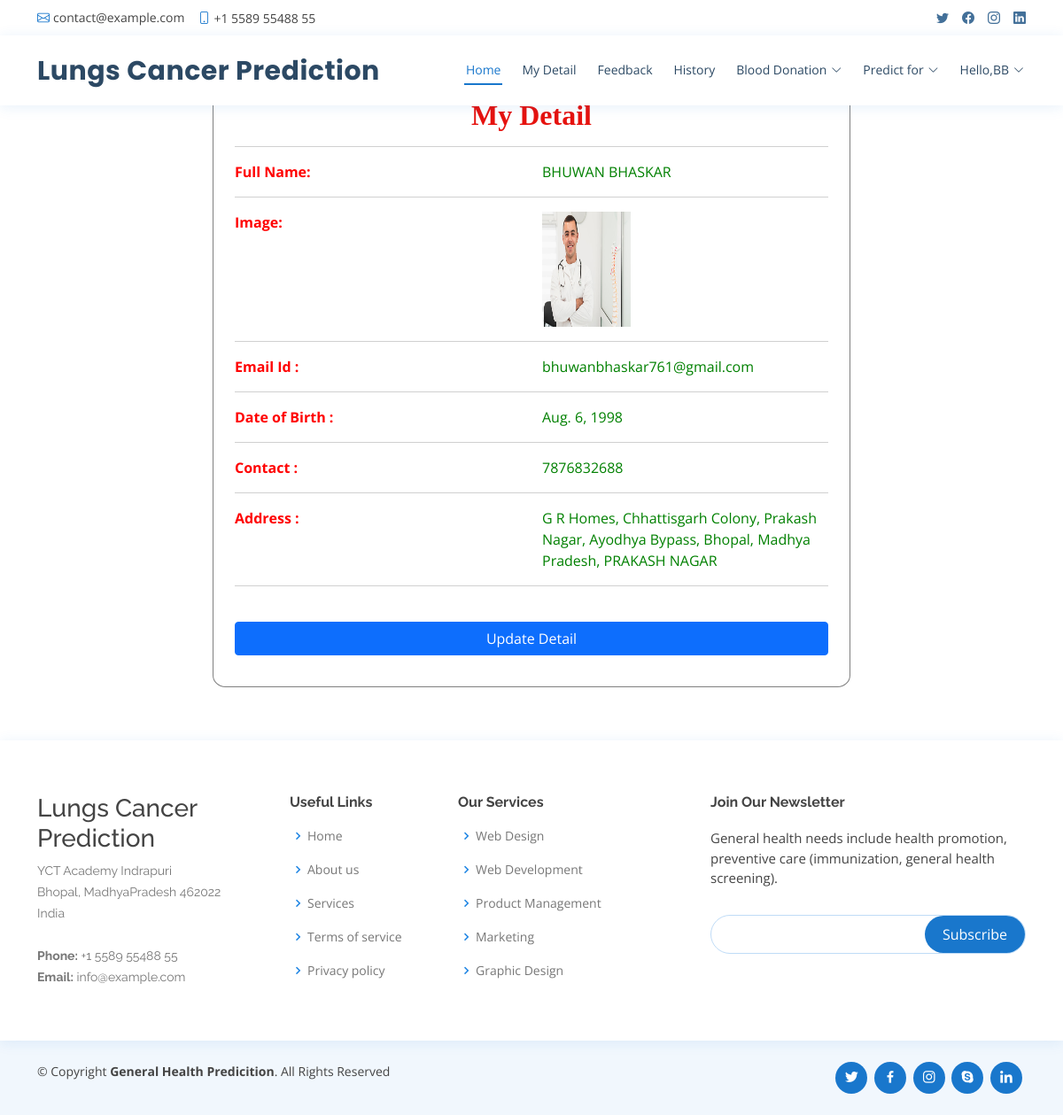
/profile_doctor (signed in), run on the app's committed database.
### lungs_app/models.py (models this page shows, shortened)
class Patient(models.Model):
    user = models.ForeignKey(User, on_delete=models.CASCADE, null=True)
    contact = models.CharField(max_length=100, null=True)
    address = models.CharField(max_length=100, null=True)
    dob = models.DateField(null=True)
    image = models.FileField(null=True)

### lungs_app/views.py (the view)
# urls.py: path('profile_doctor', View_My_Detail,name="profile_doctor"),
@login_required(login_url="login")
def View_My_Detail(request):
    terror = ""
    user = User.objects.get(id=request.user.id)
    error = ""
    try:
        sign = Patient.objects.get(user=user)
        error = "pat"
    except:
        sign = Doctor.objects.get(user=user)
    d = {'error': error,'pro':sign}
    return render(request,'profile_doctor.html',d)

### lungs_app/templates/profile_doctor.html (shortened to what this page needs)
{% extends 'index.html' %}
{% load static %}
{% block body %}
<div class="container" style="width:60%;margin-top:8%;margin-bottom:5%;background:white;border-radius:2%;border:1px solid grey">
    <h2 style="font-weight:bold;font-family : 'Monotype Corsiva' ; color : #E6120E ;margin-top:2%" align="center">My Detail</h2>
<div align="left" class="container-fluid" style="width:100%;margin-bottom:5%">
    <hr><div class="row" >
        <div class="col-md-6 div2">
            <strong>Full Name:</strong>
        </div>
        <div class="col-md-6 div1">
            {{pro.user.first_name}} {{pro.user.last_name}}
        </div>
    </div><hr>
    <div class="row">
        <div class="col-md-6 div2">
            <strong>Image:</strong>
        </div>
        <div class="col-md-6">
            <img src="{{pro.image.url}}" style="width:100px;height:130px"></img>
        </div></div><hr>
    <div class="row">
        <div class="col-md-6 div2">
            <strong>Email Id :</strong>
        </div>
        <div class="col-md-6 div1">
            {{pro.user.email}}
        </div>
    </div><hr>
     <div class="row">
        <div class="col-md-6 div2">
            <strong>Date of Birth :</strong>
        </div>
        <div class="col-md-6 div1">
            {{pro.dob}}
        </div>
    </div><hr>
     <div class="row">
        <div class="col-md-6 div2">
            <strong>Contact :</strong>
        </div>
        <div class="col-md-6 div1">
            {{pro.contact}}
        </div>
     </div><hr>
    <div class="row">
        <div class="col-md-6 div2">
            <strong>Address :</strong>
        </div>
        <div class="col-md-6 div1">
            {{pro.address}}
        </div>
    </div><hr>
    <div class="login px-sm-12" style="width:100%">
    <a href="{% url 'edit_profile' %}">
        <button class="btn btn-primary submit mt-4" style="width:100%">Update Detail</button>
    </a>
    </div>
</div>
</div>
{% endblock %}

### lungs_app/templates/index.html (shortened to what this page needs)
<!DOCTYPE html>
<html lang="en">
  {% load static %}
<head>
  <link href="{% static 'vendor/fontawesome-free/css/all.min.css' %}" rel="stylesheet">
  <link href="{% static 'vendor/animate.css/animate.min.css' %}" rel="stylesheet">
  <link href="{% static 'vendor/bootstrap/css/bootstrap.min.css' %}" rel="stylesheet">
  <link href="{% static 'vendor/bootstrap-icons/bootstrap-icons.css' %}" rel="stylesheet">
  <link href="{% static 'vendor/boxicons/css/boxicons.min.css' %}" rel="stylesheet">
  <link href="{% static 'vendor/glightbox/css/glightbox.min.css' %}" rel="stylesheet">
  <link href="{% static 'vendor/remixicon/remixicon.css' %}" rel="stylesheet">
  <link href="{% static 'vendor/swiper/swiper-bundle.min.css' %}" rel="stylesheet">
  <link href="{% static 'css/style.css' %}" rel="stylesheet">
  <link rel="stylesheet" href="https://cdnjs.cloudflare.com/ajax/libs/font-awesome/4.7.0/css/font-awesome.min.css">
  <link rel='stylesheet' type='text/css' href="https://cdn.datatables.net/1.10.21/css/jquery.dataTables.min.css">
  <link rel='stylesheet' type='text/css' href="https://cdn.datatables.net/buttons/1.6.2/css/buttons.dataTables.min.css">
</head>
<body>
  <div id="topbar" class="d-flex align-items-center fixed-top">
    <div class="container d-flex justify-content-between">
      <div class="contact-info d-flex align-items-center">
        <i class="bi bi-envelope"></i> <a href="mailto:contact@example.com">contact@example.com</a>
        <i class="bi bi-phone"></i> +1 5589 55488 55
      </div>
      <div class="d-none d-lg-flex social-links align-items-center">
        <a href="#" class="twitter"><i class="bi bi-twitter"></i></a>
        <a href="#" class="facebook"><i class="bi bi-facebook"></i></a>
        <a href="#" class="instagram"><i class="bi bi-instagram"></i></a>
        <a href="#" class="linkedin"><i class="bi bi-linkedin"></i></i></a>
      </div>
    </div>
  </div>
  <header id="header" class="fixed-top">
    <div class="container d-flex align-items-center">
      <h1 class="logo me-auto"><a href="index.html">Lungs Cancer Prediction</a></h1>
      {% if request.user.is_staff %}
      <nav id="navbar" class="navbar order-last order-lg-0">
        <ul>
          <li><a class="nav-link scrollto active" href="{% url 'admin_home' %}">Home</a></li>
          <li class="dropdown"><a href="#"><span>Doctor</span> <i class="bi bi-chevron-down"></i></a>
            <ul>
              <li><a href="/add_doctor">Add Doctor</a></li>
              <li><a href="/view_doctor">View Doctor</a></li>
            </ul>
          </li>
          <li><a class="nav-link scrollto" href="/view_patient">Patient</a></li>
          <li><a class="nav-link scrollto" href="/view_search_pat">Searched Data</a></li>
          <li><a class="nav-link scrollto" href="/view_feedback">Feedback</a></li>
          <li class="dropdown"><a href="#"><span>Blood Donation</span> <i class="bi bi-chevron-down"></i></a>
            <ul>
              <li><a href="/request_blood">Request for Blood</a></li>
              <li><a href="/donator_blood">Donate for Blood</a></li>
            </ul>
          </li>
          <li class="dropdown">
            <a href="#" class="appointment-btn scrollto" style="color: #fff;"><span class="d-none d-md-inline">Welcome,</span> {{request.user.username}} <i class="bi bi-chevron-down"></i></a>
            <ul>
              <li><a href="{% url 'change_password' %}">Password</a></li>
              <li><a href="{% url 'logout' %}">Logout</a></li>
            </ul>
          </li>
        </ul>
        <i class="bi bi-list mobile-nav-toggle"></i>
      </nav>
      {% elif request.user.patient_set.all.0 %}
      <nav id="navbar" class="navbar order-last order-lg-0">
        <ul>
          <li><a class="nav-link scrollto active" href="{% url 'patient_home' %}">Home</a></li>
          <li><a class="nav-link scrollto" href="/profile_doctor">My Detail</a></li>
          <li><a class="nav-link scrollto" href="/sent_feedback">Feedback</a></li>
          <li><a class="nav-link scrollto" href="/view_search_pat">History</a></li>
          <li class="dropdown"><a href="#"><span>Blood Donation</span> <i class="bi bi-chevron-down"></i></a>
          </li>
          <li class="dropdown"><a href="#"><span>Predict for</span> <i class="bi bi-chevron-down"></i></a>
          </li>
          <li class="dropdown"><a href="#"><span>Hello,{{request.user.username}}</span> <i class="bi bi-chevron-down"></i></a>
          </li>
        </ul>
      </nav>
      {% endif %}
  </header>
  <div class="mt-5 mb-5" style="margin-top:14%">
  {% block body %}
  {% endblock %}
  </div>
  <footer id="footer">
    <div class="footer-top">
      <div class="container">
        <div class="row">
          <div class="col-lg-3 col-md-6 footer-contact">
            <h3>Lungs Cancer Prediction</h3>
            <p>
              YCT Academy Indrapuri <br>
              Bhopal, MadhyaPradesh 462022<br>
              India <br><br>
              <strong>Phone:</strong> +1 5589 55488 55<br>
              <strong>Email:</strong> info@example.com<br>
            </p>
          </div>
          <div class="col-lg-2 col-md-6 footer-links">
            <h4>Useful Links</h4>
            <ul>
              <li><i class="bx bx-chevron-right"></i> <a href="#">Home</a></li>
              <li><i class="bx bx-chevron-right"></i> <a href="#">About us</a></li>
              <li><i class="bx bx-chevron-right"></i> <a href="#">Services</a></li>
              <li><i class="bx bx-chevron-right"></i> <a href="#">Terms of service</a></li>
              <li><i class="bx bx-chevron-right"></i> <a href="#">Privacy policy</a></li>
            </ul>
          </div>
          <div class="col-lg-3 col-md-6 footer-links">
            <h4>Our Services</h4>
            <ul>
              <li><i class="bx bx-chevron-right"></i> <a href="#">Web Design</a></li>
              <li><i class="bx bx-chevron-right"></i> <a href="#">Web Development</a></li>
              <li><i class="bx bx-chevron-right"></i> <a href="#">Product Management</a></li>
              <li><i class="bx bx-chevron-right"></i> <a href="#">Marketing</a></li>
              <li><i class="bx bx-chevron-right"></i> <a href="#">Graphic Design</a></li>
            </ul>
          </div>
          <div class="col-lg-4 col-md-6 footer-newsletter">
            <h4>Join Our Newsletter</h4>
            <p>General health needs include health promotion, preventive care (immunization, general health screening).</p>
            <form action="" method="post">
              <input type="email" name="email"><input type="submit" value="Subscribe">
            </form>
          </div>
        </div>
      </div>
    </div>
    <div class="container d-md-flex py-4">
      <div class="me-md-auto text-center text-md-start">
        <div class="copyright">
          &copy; Copyright <strong><span>General Health Predicition</span></strong>. All Rights Reserved
        </div>
        <div class="credits">
        </div>
      </div>
      <div class="social-links text-center text-md-right pt-3 pt-md-0">
        <a href="#" class="twitter"><i class="bx bxl-twitter"></i></a>
        <a href="#" class="facebook"><i class="bx bxl-facebook"></i></a>
        <a href="#" class="instagram"><i class="bx bxl-instagram"></i></a>
        <a href="#" class="google-plus"><i class="bx bxl-skype"></i></a>
        <a href="#" class="linkedin"><i class="bx bxl-linkedin"></i></a>
      </div>
    </div>
  </footer>
</body>
</html>

### lungs_app/static/css/style.css (style rules this page uses)
body { font-family: "Open Sans", sans-serif; color: #444444; }
a { color: #1977cc; text-decoration: none; }
h1, h2, h3, h4, h5, h6 { font-family: "Raleway", sans-serif; }
#topbar { background: #fff; height: 40px; font-size: 14px; transition: all 0.5s; z-index: 996; }
#topbar .contact-info a { line-height: 1; color: #444444; transition: 0.3s; }
#topbar .contact-info i { color: #1977cc; padding-right: 4px; margin-left: 15px; line-height: 0; }
#topbar .contact-info i:first-child { margin-left: 0; }
#topbar .social-links a { color: #437099; padding-left: 15px; display: inline-block; line-height: 1px; transition: 0.3s; }
#topbar .social-links a:first-child { border-left: 0; }
#header { background: #fff; transition: all 0.5s; z-index: 997; padding: 15px 0; top: 40px; box-shadow: 0px 2px 15px rgba(25, 119, 204, 0.1); }
#header .logo { font-size: 30px; margin: 0; padding: 0; line-height: 1; font-weight: 700; letter-spacing: 0.5px; font-family: "Poppins", sans-serif; }
#header .logo a { color: #2c4964; }
.navbar { padding: 0; }
.navbar ul { margin: 0; padding: 0; display: flex; list-style: none; align-items: center; }
.navbar li { position: relative; }
.navbar>ul>li { position: relative; white-space: nowrap; padding: 8px 0 8px 20px; }
.navbar a, .navbar a:focus { display: flex; align-items: center; justify-content: space-between; font-size: 14px; color: #2c4964; white-space: nowrap; transition: 0.3s; border-bottom: 2px solid #fff; padding: 5px 2px; }
.navbar a i, .navbar a:focus i { font-size: 12px; line-height: 0; margin-left: 5px; }
.navbar a:hover, .navbar .active, .navbar .active:focus, .navbar li:hover>a { color: #1977cc; border-color: #1977cc; }
#footer { color: #444444; font-size: 14px; background: #f1f7fd; }
#footer .footer-top { padding: 60px 0 30px 0; background: #fff; box-shadow: 0px 2px 15px rgba(25, 119, 204, 0.1); }
#footer .footer-top .footer-contact { margin-bottom: 30px; }
#footer .footer-top .footer-contact p { font-size: 14px; line-height: 24px; margin-bottom: 0; font-family: "Raleway", sans-serif; color: #777777; }
#footer .footer-top h4 { font-size: 16px; font-weight: bold; color: #444444; position: relative; padding-bottom: 12px; }
#footer .footer-top .footer-links { margin-bottom: 30px; }
#footer .footer-top .footer-links ul { list-style: none; padding: 0; margin: 0; }
#footer .footer-top .footer-links ul i { padding-right: 2px; color: #1c84e3; font-size: 18px; line-height: 1; }
#footer .footer-top .footer-links ul li { padding: 10px 0; display: flex; align-items: center; }
#footer .footer-top .footer-links ul li:first-child { padding-top: 0; }
#footer .footer-top .footer-links ul a { color: #777777; transition: 0.3s; display: inline-block; line-height: 1; }
#footer .footer-newsletter { font-size: 15px; }
#footer .footer-newsletter h4 { font-size: 16px; font-weight: bold; color: #444444; position: relative; padding-bottom: 12px; }
#footer .footer-newsletter form { margin-top: 30px; background: #fff; padding: 6px 10px; position: relative; border-radius: 50px; text-align: left; border: 1px solid #bfdcf7; }
#footer .footer-newsletter form input[type=email] { border: 0; padding: 4px 8px; width: calc(100% - 100px); }
#footer .footer-newsletter form input[type=submit] { position: absolute; top: 0; right: 0; bottom: 0; border: 0; background: none; font-size: 16px; padding: 0 20px; background: #1977cc; color: #fff; transition: 0.3s; border-radius: 50px; }
#footer .credits { padding-top: 5px; font-size: 13px; color: #444444; }
#footer .social-links a { font-size: 18px; display: inline-block; background: #1977cc; color: #fff; line-height: 1; padding: 8px 0; margin-right: 4px; border-radius: 50%; text-align: center; width: 36px; height: 36px; transition: 0.3s; }

### lungs_app/templates/profile_doctor.html (style rules this page uses)
.div1 { color:green; }
.div2 { color:red; }

### data on the page
Patient: user.first_name "BHUWAN", user.last_name "BHASKAR", image (picture), user.email "bhuwanbhaskar761@gmail.com", dob "Aug. 6, 1998", contact "7876832688", address "G R Homes, Chhattisgarh Colony, Prakash Nagar, Ayodhya Bypass, Bhopal, Madhya Pradesh, PRAKASH NAGAR"

### other printed values
{{ request.user.username }} "BB"
